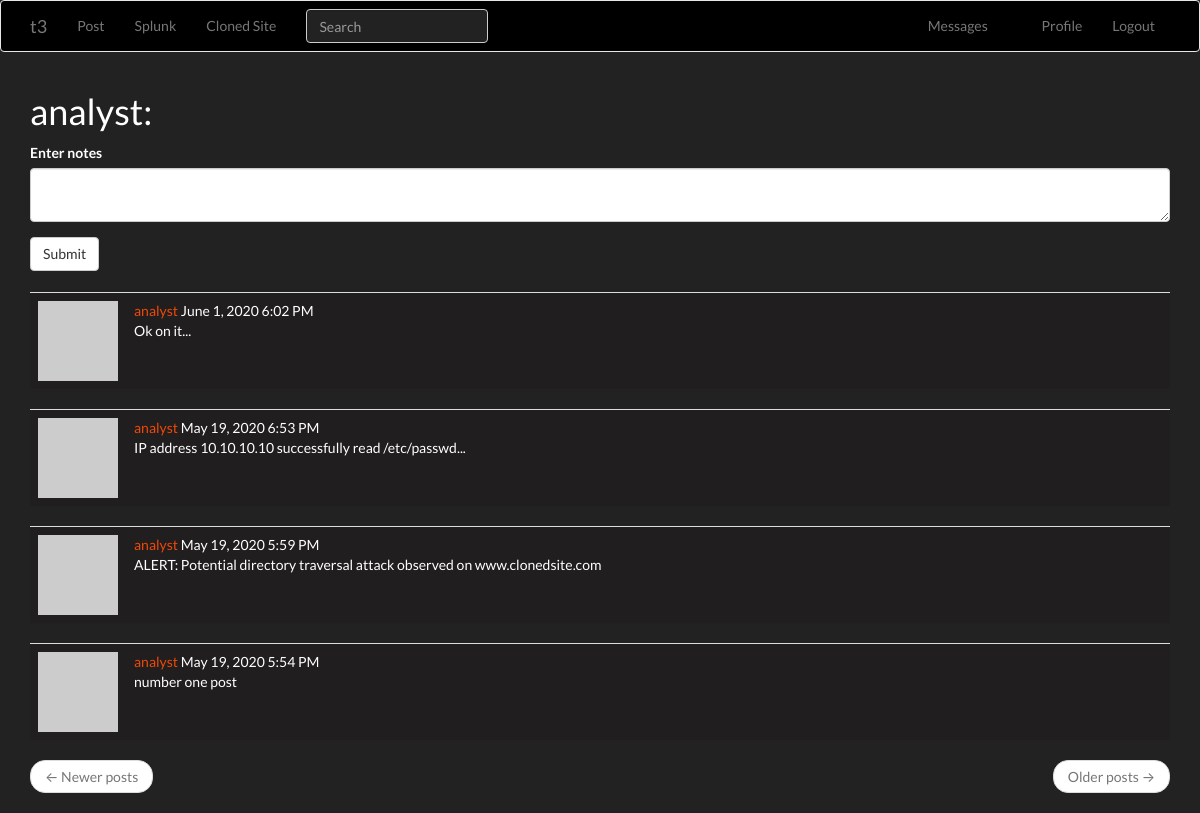
The app's page /index (signed in) with its own data.
### app/models.py (models this page shows, shortened)
class PaginatedAPIMixin(object):
    @staticmethod
    def to_collection_dict(query, page, per_page, endpoint, **kwargs):
        resources = query.paginate(page, per_page, False)
        data = {
            'items': [item.to_dict() for item in resources.items],
            '_meta': {
                'page': page,
                'per_page': per_page,
                'total_pages': resources.pages,
                'total_items': resources.total
            },
            '_links': {
                'self': url_for(endpoint, page=page, per_page=per_page,
                                **kwargs),
                'next': url_for(endpoint, page=page + 1, per_page=per_page,
                                **kwargs) if resources.has_next else None,
                'prev': url_for(endpoint, page=page - 1, per_page=per_page,
                                **kwargs) if resources.has_prev else None
            }
        }
        return data

class User(UserMixin, PaginatedAPIMixin, db.Model):
    id = db.Column(db.Integer, primary_key=True)
    username = db.Column(db.String(64), index=True, unique=True)
    email = db.Column(db.String(120), index=True, unique=True)
    password_hash = db.Column(db.String(128))
    posts = db.relationship('Post', backref='author', lazy='dynamic')
    about_me = db.Column(db.String(140))
    last_seen = db.Column(db.DateTime, default=datetime.utcnow)
    token = db.Column(db.String(32), index=True, unique=True)
    token_expiration = db.Column(db.DateTime)
    followed = db.relationship(
        'User', secondary=followers,
        primaryjoin=(followers.c.follower_id == id),
        secondaryjoin=(followers.c.followed_id == id),
        backref=db.backref('followers', lazy='dynamic'), lazy='dynamic')
    messages_sent = db.relationship('Message',
                                    foreign_keys='Message.sender_id',
                                    backref='author', lazy='dynamic')
    messages_received = db.relationship('Message',
                                        foreign_keys='Message.recipient_id',
                                        backref='recipient', lazy='dynamic')
    last_message_read_time = db.Column(db.DateTime)
    notifications = db.relationship('Notification', backref='user',
                                    lazy='dynamic')
    tasks = db.relationship('Task', backref='user', lazy='dynamic')
    def avatar(self, size):
        digest = md5(self.email.lower().encode('utf-8')).hexdigest()
        return 'https://www.gravatar.com/avatar/{}?d=identicon&s={}'.format(
            digest, size)
    def followed_posts(self):
        followed = Post.query.join(
            followers, (followers.c.followed_id == Post.user_id)).filter(
                followers.c.follower_id == self.id)
        own = Post.query.filter_by(user_id=self.id)
        return followed.union(own).order_by(Post.timestamp.desc())
    def new_messages(self):
        last_read_time = self.last_message_read_time or datetime(1900, 1, 1)
        return Message.query.filter_by(recipient=self).filter(
            Message.timestamp > last_read_time).count()
    def get_tasks_in_progress(self):
        return Task.query.filter_by(user=self, complete=False).all()

class SearchableMixin(object):
    @classmethod
    def before_commit(cls, session):
        session._changes = {
            'add': list(session.new),
            'update': list(session.dirty),
            'delete': list(session.deleted)
        }
    @classmethod
    def after_commit(cls, session):
        for obj in session._changes['add']:
            if isinstance(obj, SearchableMixin):
                add_to_index(obj.__tablename__, obj)
        for obj in session._changes['update']:
            if isinstance(obj, SearchableMixin):
                add_to_index(obj.__tablename__, obj)
        for obj in session._changes['delete']:
            if isinstance(obj, SearchableMixin):
                remove_from_index(obj.__tablename__, obj)
        session._changes = None

class Post(SearchableMixin, db.Model):
    __searchable__ = ['body']
    id = db.Column(db.Integer, primary_key=True)
    body = db.Column(db.String(140))
    timestamp = db.Column(db.DateTime, index=True, default=datetime.utcnow)
    user_id = db.Column(db.Integer, db.ForeignKey('user.id'))
    language = db.Column(db.String(5))

### app/main/routes.py (the view, shortened to what this page needs)
@bp.route('/', methods=['GET', 'POST'])
@bp.route('/index', methods=['GET', 'POST'])
@login_required
def index():
    form = PostForm()
    page = request.args.get('page', 1, type=int)
    posts = current_user.followed_posts().paginate(
        page, current_app.config['POSTS_PER_PAGE'], False)
    next_url = url_for('main.index', page=posts.next_num) \
        if posts.has_next else None
    prev_url = url_for('main.index', page=posts.prev_num) \
        if posts.has_prev else None
    return render_template('index.html', title=_('Home'), form=form,
                           posts=posts.items, next_url=next_url,
                           prev_url=prev_url)

### app/main/forms.py
class SearchForm(FlaskForm):
    q = StringField(_l('Search'), validators=[DataRequired()])
    def __init__(self, *args, **kwargs):
        if 'formdata' not in kwargs:
            kwargs['formdata'] = request.args
        if 'csrf_enabled' not in kwargs:
            kwargs['csrf_enabled'] = False
        super(SearchForm, self).__init__(*args, **kwargs)

class PostForm(FlaskForm):
    post = TextAreaField(_l('Enter notes'), validators=[DataRequired()])
    submit = SubmitField(_l('Submit'))

### app/main/routes.py (called while the page is built)
@bp.before_app_request
def before_request():
    if current_user.is_authenticated:
        current_user.last_seen = datetime.utcnow()
        db.session.commit()
        g.search_form = SearchForm()
    g.locale = str(get_locale())

### app/models.py (called while the page is built)
@login.user_loader
def load_user(id):
    return User.query.get(int(id))

### app/templates/index.html
{% extends "base.html" %}
{% import 'bootstrap/wtf.html' as wtf %}
{% block app_content %}
    <h1>{{ _('%(username)s:', username=current_user.username) }}</h1>
    {% if form %}
    {{ wtf.quick_form(form) }}
    <br>
    {% endif %}
    {% for post in posts %}
        {% include '_post.html' %}
    {% endfor %}
    <nav aria-label="...">
        <ul class="pager">
            <li class="previous{% if not prev_url %} disabled{% endif %}">
                <a href="{{ prev_url or '#' }}">
                    <span aria-hidden="true">&larr;</span> {{ _('Newer posts') }}
                </a>
            </li>
            <li class="next{% if not next_url %} disabled{% endif %}">
                <a href="{{ next_url or '#' }}">
                    {{ _('Older posts') }} <span aria-hidden="true">&rarr;</span>
                </a>
            </li>
        </ul>
    </nav>
{% endblock %}

### app/templates/_post.html (shortened to what this page needs)
    <table class="table table-hover">
        <tr>
            <td width="70px">
                <a href="{{ url_for('main.user', username=post.author.username) }}">
                    <img src="{{ post.author.avatar(70) }}" />
                </a>
            </td>
            <td>
                {{ _('%(username)s %(when)s',
                    username=user_link, when=moment(post.timestamp).format('LLL')) }}
                <br>
                <span id="post{{ post.id }}">{{ post.body }}</span>
                {% if post.language and post.language != g.locale %}
                <br><br>
                {% endif %}
            </td>
        </tr>
    </table>

### app/static/style.css (style rules this page uses)
:root { --blue: #375a7f; --indigo: #6610f2; --purple: #6f42c1; --pink: #e83e8c; --red: #E74C3C; --orange: #fd7e14; --yellow: #F39C12; --green: #00bc8c; --teal: #20c997; --cyan: #3498DB; --white: #fff; --gray: #888; --gray-dark: #303030; --primary: #375a7f; --secondary: #444; --success: #00bc8c; --info: #3498DB; --warning: #F39C12; --danger: #E74C3C; --light: #adb5bd; --dark: #303030; --breakpoint-xs: 0; --breakpoint-sm: 576px; --breakpoint-md: 768px; --breakpoint-lg: 992px; --breakpoint-xl: 1200px; --font-family-sans-serif: "Lato", -apple-system, BlinkMacSystemFont, "Segoe UI", Roboto, "Helvetica Neue", Arial, sans-serif, "Apple Color Emoji", "Segoe UI Emoji", "Segoe UI Symbol"; --font-family-monospace: SFMono-Regular, Menlo, Monaco, Consolas, "Liberation Mono", "Courier New", monospace; }
body { margin: 0; font-family: "Lato", -apple-system, BlinkMacSystemFont, "Segoe UI", Roboto, "Helvetica Neue", Arial, sans-serif, "Apple Color Emoji", "Segoe UI Emoji", "Segoe UI Symbol"; font-weight: 400; line-height: 1.5; color: #fff; text-align: left; background-color: #222; }
td { background-color:rgb(32, 30, 30); border-color:rgb(red, green, blue); }
a { color: #ee4908; text-decoration: none; background-color: transparent; }
nav .form-control { color: #222 !important; background-color: #222 !important; }

### records on screen
Post: body "Ok on it..."
Post: body "IP address 10.10.10.10 successfully read /etc/passwd..."
Post: body "ALERT: Potential directory traversal attack observed on www.clonedsite.com"
Post: body "number one post"
